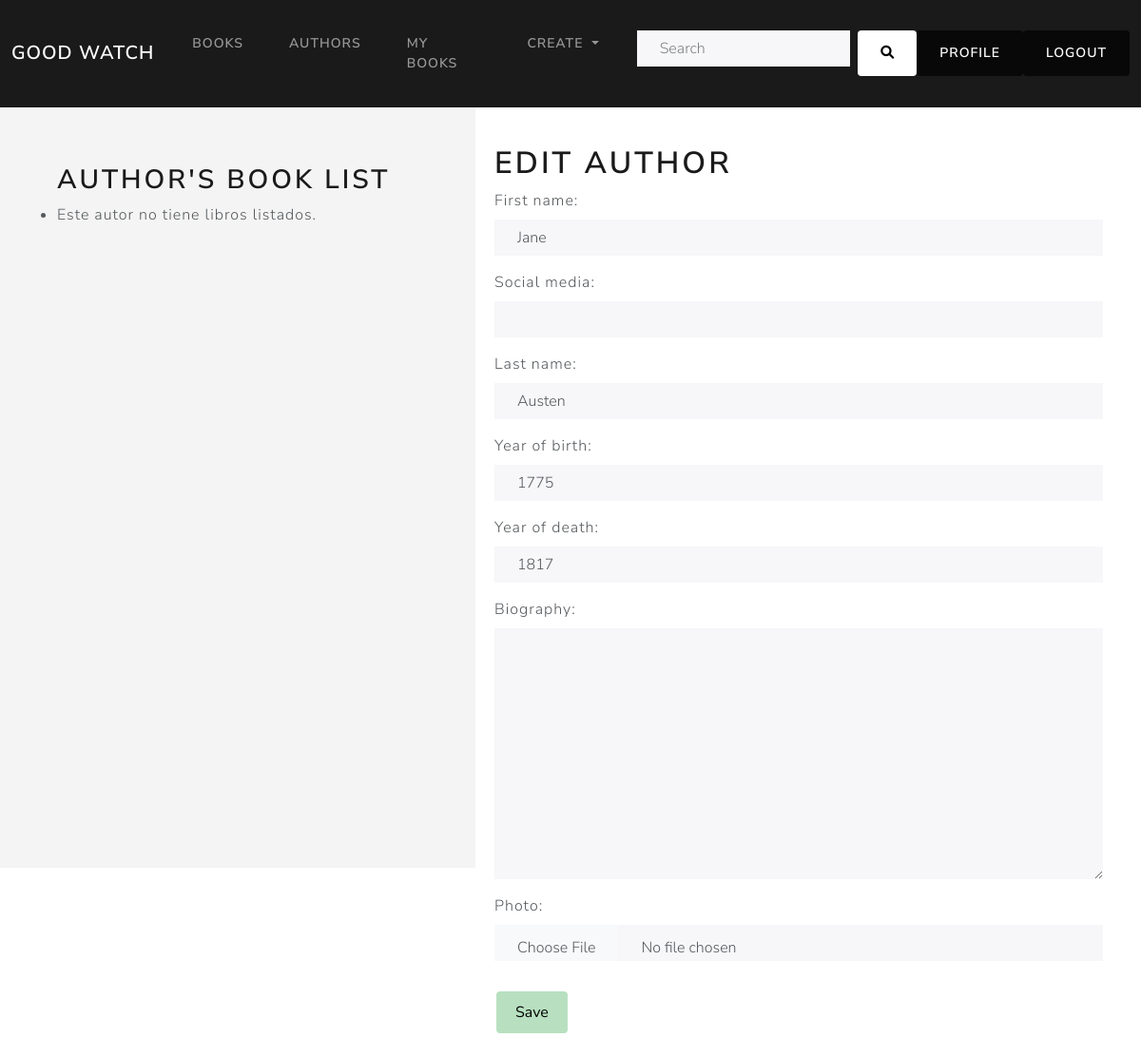
The page /book_catalog/author/4/update/ (signed in) on the database as committed earlier.
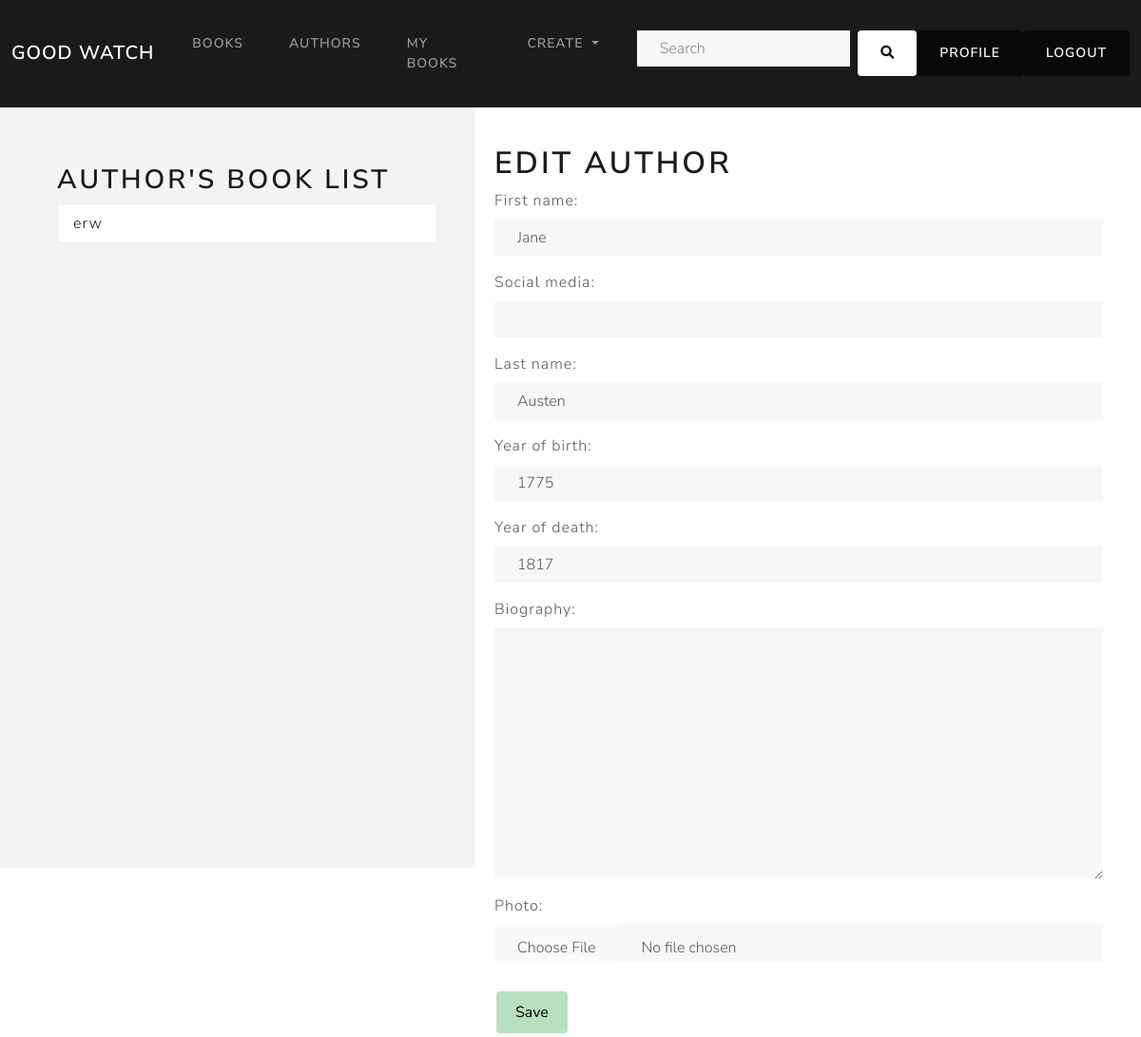
The same page on the database as committed later.
### book_catalog/models.py (models this page shows, shortened)
class Book(models.Model):
    title = models.CharField(max_length=200,)
    saga = models.ForeignKey('BookSaga', on_delete=models.CASCADE, null=True, blank=True)
    saga_volume = models.IntegerField(null=True, blank=True)
    author = models.ForeignKey('Author', on_delete=models.CASCADE, null=False)
    publish_date = models.DateField(null=True, blank=True)
    summary = models.TextField(max_length=1000, null=True, blank=True)
    isbn = models.CharField(max_length=13, help_text='13 Character <a href="https://www.isbn-international.org/content/what-isbn">ISBN number</a>', null=True, blank=True)
    genre = models.ManyToManyField(Genre, )
    language = models.ForeignKey('Language', on_delete=models.SET_NULL, null=True, blank=True)
    cover_image = models.ImageField(upload_to='media/covers/', null=True, blank=True)
    class Meta:
        ordering = ['title', 'author']
        unique_together = ('title', 'author')
        constraints = [
            models.UniqueConstraint(fields=['saga', 'saga_volume'], name='unique_volume_in_saga')
        ]
    def get_absolute_url(self):
        return reverse('book-detail', args=[str(self.id)])

### book_catalog/views.py (the view, shortened to what this page needs)
# urls.py: path('author/<int:pk>/update/', views.AuthorUpdateView.as_view(), name='author-update'),
class AuthorUpdateView(PermissionRequiredMixin, UpdateView):
    model = Author
    fields = ['first_name', 'social_media', 'last_name', 'year_of_birth', 'year_of_death', 'biography', 'photo']
    permission_required = 'book_catalog.change_author'
    template_name = 'book_catalog/author_form.html'
    def get_context_data(self, **kwargs: Any):
        context = super().get_context_data(**kwargs)
        author = self.get_object()
        books = author.book_set.all().order_by('saga', 'saga_volume')
        context['books'] = books
        return context
    def get_form(self, form_class=None):
        form = super().get_form(form_class)
        form.fields['first_name'].widget = forms.TextInput(attrs={'class': 'form-control'})
        form.fields['last_name'].widget = forms.TextInput(attrs={'class': 'form-control'})
        form.fields['year_of_birth'].widget = forms.TextInput(attrs={'class': 'form-control'})
        form.fields['year_of_death'].widget = forms.TextInput(attrs={'class': 'form-control'})
        form.fields['biography'].widget = forms.Textarea(attrs={'class': 'form-control'})
        form.fields['photo'].widget = forms.ClearableFileInput(attrs={'class': 'form-control'})
        form.fields['social_media'].widget = forms.URLInput(attrs={'class': 'form-control'})
        return form

### templates/book_catalog/author_form.html (shortened to what this page needs)
{% extends "base_generic.html" %}
{% block content %}
<div style="display: flex;">
  <div class="sidebar">
    <div class="column-left">
      {% if author.id %}
        <h2>Author's book list</h2>
        <ul class="list-group">
          {% for book in books %}
            <li class="list-group-item d-flex align-items-center">
              <a href="{{ book.get_absolute_url }}" class="no-underline">{{ book.title }}</a>
            </li>
          {% empty %}
            <li>Este autor no tiene libros listados.</li>
          {% endfor %}
        </ul>
      {% endif%}
    </div>
  </div>
  <div class="column-right">
    <h1>{% if author.id %}Edit Author{% else %}New Author{% endif %}</h1>
    <form action="" method="post">
          <table>
          {{ form.as_p }}
          </table>
          <input type="submit" class="btn-save mt-3" value="Save">
      </form>
  </div>
</div>
{% endblock %}

Rows that differ between the two databases and show on the page:
added Book: title "erw"
Other text that changed with them:
text no longer shown: "Este autor no tiene libros listados."
